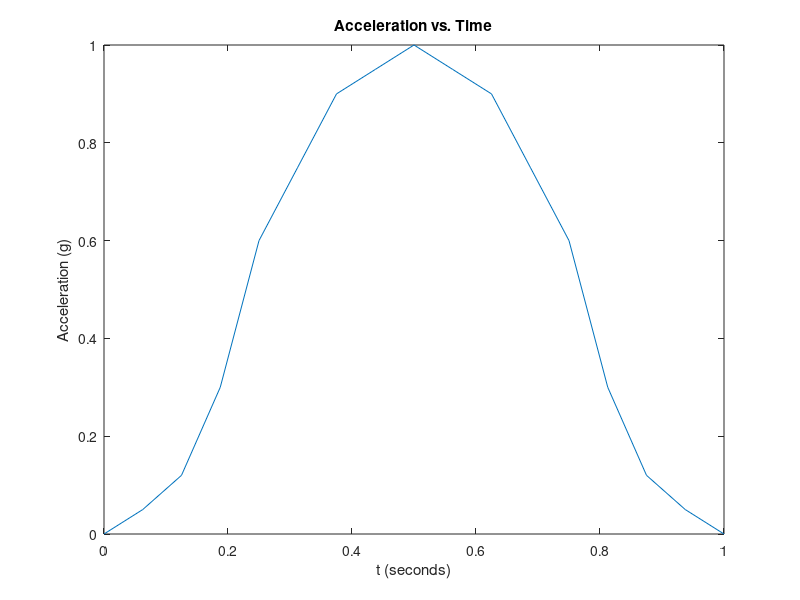
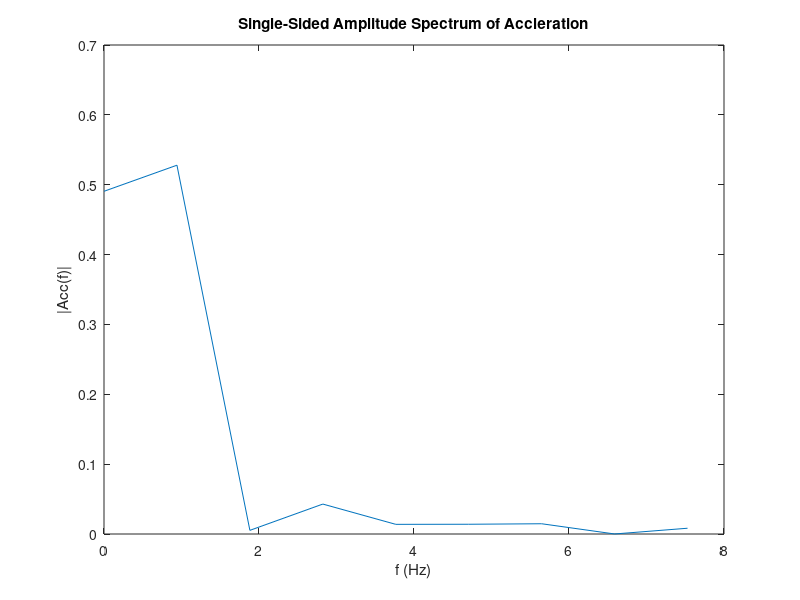

These figures' MATLAB source, in order:
%%
% STS Shock Test Stand
% Accelerometer Data FFT Script
%
% Caleb Cotter
%
% 4/30/20
%
%%
close all;
clear all;
clc;

acc_data = [0.0 0.05 0.12 0.3 0.6 0.75 0.9 0.95 1 0.95 0.9 0.75 0.6 0.3 0.12 0.05 0];
t = linspace(0,1,length(acc_data)); %time series of data
Fs = 1/t(2); %sampling rate in Hz

acc_fft = fft(acc_data);
P2 = abs(acc_fft/length(acc_data));
P1 = P2(1:length(acc_data)/2+1);
P1(2:end-1) = 2*P1(2:end-1);

figure(1);
plot(t,acc_data);
title('Acceleration vs. Time')
xlabel('t (seconds)')
ylabel('Acceleration (g)')

figure(2);
f = Fs*(0:(length(acc_data)/2))/length(acc_data);
plot(f,P1)
title('Single-Sided Amplitude Spectrum of Accleration')
xlabel('f (Hz)')
ylabel('|Acc(f)|')

